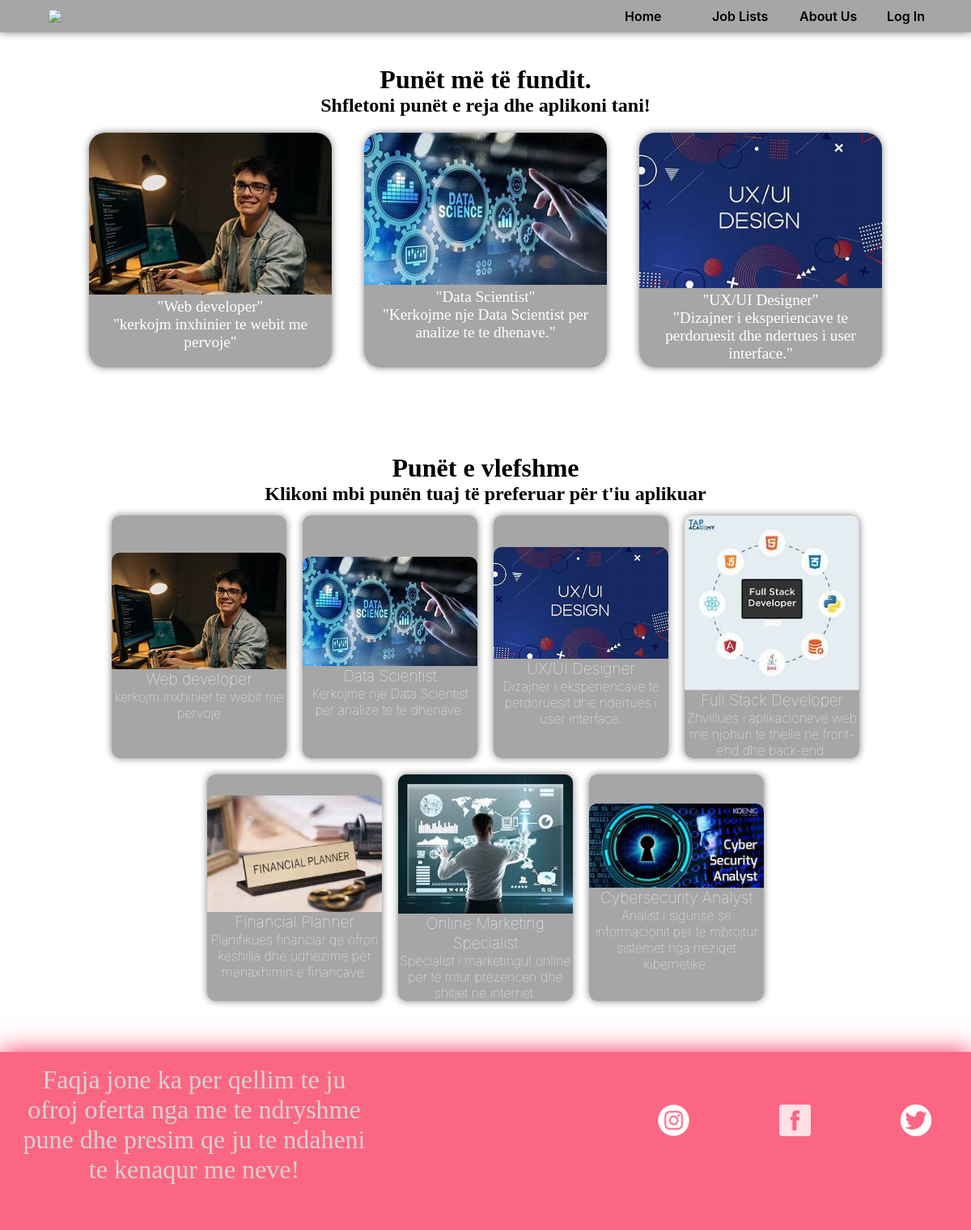
Screenshot of /Presantation/job.php with the database file from the repository.
### tables this page shows
CREATE TABLE `puna` (
  `puna_id` int(255) NOT NULL,
  `emripuna` varchar(255) NOT NULL,
  `pershkrimi` varchar(255) NOT NULL,
  `fotoprod` varchar(255) NOT NULL
);

### DataAccessLayer/Database.php (called while the page is built, shortened)
<?php
class DatabaseConfig{
    private $connection;
    private $host = "localhost";
    private $dbname = "tin";
    protected function getConnection(){
        return $this->connection;
    }
    private function createConnection(){
        try{
            $this->connection = new PDO("mysql:host=$this->host;dbname=$this->dbname", "root", "");
        }catch(PDOException $e){
            print "Error!: " . $e->getMessage() . "<br/>";
            die();
        }
    }
}

### BussinessLogicLayer/JobMapper.php (called while the page is built, shortened)
<?php
require_once "Database.php";
class JobMapper extends DatabaseConfig implements JobRepository {
    private $connection;
    public function __construct(){
        $this->connection = $this->getConnection();
    }
    public function getAllJobs(){
        $this->query = "select * from puna";
        $statement = $this->connection->prepare($this->query);
        $statement->execute();
        $result = $statement->fetchAll(PDO::FETCH_ASSOC);
        return $result;
    }
}
?>

### Presantation/job.php (the view, shortened to what this page needs)
<?php
include 'components/header.php';
include_once 'logic/JobMapper.php';
$mapper = new JobMapper();
$jobs = $mapper->getAllJobs();
?>
<div class="main-prod">
<div class="mainnalt-prod">
        <h1>Punët më të fundit.</h1>
        <h2>Shfletoni punët e reja dhe aplikoni tani!</h2>
    </div>
    <ul>
        <?php for ($i = 0; $i < min(3, count($jobs)); $i++) { ?>
            <?php $pid = $jobs[$i]['puna_id']; ?>
            <li>
                <img src="<?php echo $jobs[$i]['fotoprod']; ?>">
                <a href="<?php echo "afterbuying.php?pid=$pid" ?>">
                    <h3>"<?php echo $jobs[$i]['emripuna']; ?>"</h3>
                    <h4>"<?php echo $jobs[$i]['pershkrimi']; ?>"</h4>
                </a>
            </li>
        <?php } ?>
    </ul>
</div>
<div class="mainbottom-prod">
    <div class="bottomupi">
        <h1>Punët e vlefshme</h1>
        <h2>Klikoni mbi punën tuaj të preferuar për t'iu aplikuar</h2>
    </div>
    <ul>
        <?php foreach ($jobs as $job) { ?>
            <li>
                <?php $pid = $job['puna_id']; ?>
                <img src="<?php echo $job['fotoprod']; ?>">
                <a href="<?php echo "afterbuying.php?pid=$pid" ?>">
                    <h3><?php echo $job['emripuna']; ?> </h3>
                    <h4><?php echo $job['pershkrimi']; ?></h4>
                </a>
            </li>
        <?php } ?>
    </ul>
</div>
<?php include 'components/footer.php' ?>

### Presantation/style.css (style rules this page uses)
* { padding: 0; margin: 0; }
body { background-image: url("../images/background1.jpg"); }
ul { display: flex; list-style-type: none; flex-wrap: nowrap; }
.main-prod { min-height:500px; width: 100%; display: flex; flex-direction: column; align-items:center ; }
.mainnalt-prod { margin-top: 40px; text-align: center; }
.main-prod ul { display: flex; flex-direction: row; justify-content: center; min-height: 330px; width: 100%; }
.main-prod li { text-align: center; width: 25%; margin: 20px; background-color:rgba(128, 128, 128, 0.7); box-shadow: 0 0 10px rgb(128 128 128); border-radius: 20px; }
.main-prod h3 { font-weight: lighter; font-size: larger; color: white; }
.main-prod h4 { font-weight: lighter; font-size: larger; color: white; }
.main-prod li img { width: 100%; border-top-left-radius:20px; border-top-right-radius: 20px; }
.main-prod li a { text-decoration: none; }
.mainbottom-prod { min-height: 350px; width: 100%; display: flex; flex-direction: column; align-items: center; margin-bottom: 50px; }
.bottomupi { text-align: center; margin-top: 20px; }
.mainbottom-prod ul { display: flex; flex-direction: row; justify-content: center; width: 90%; min-height: 200px; margin: 3px; flex-wrap: wrap; }
.mainbottom-prod ul li { display: flex; width: 20%; flex-direction: column; justify-content: center; align-items: center; margin: 10px; background-color:rgba(128, 128, 128, 0.7) ; border-radius: 10px; box-shadow: 0 0 10px rgb(128 128 128); }
.mainbottom-prod ul li >img { width: 100%; border-top-left-radius: 10px; border-top-right-radius: 10px; }
.mainbottom-prod ul li a { text-decoration: none; text-align: center; color: white; font-family: -apple-system, BlinkMacSystemFont, 'Segoe UI', Roboto, Oxygen, Ubuntu, Cantarell, 'Open Sans', 'Helvetica Neue', sans-serif; }
.mainbottom-prod ul li a h3 { font-weight: lighter; font-size: larger; }
.mainbottom-prod ul li a h4 { font-weight: lighter; }

### rows the page displays
puna: fotoprod (picture), emripuna "Web developer", pershkrimi "kerkojm inxhinier te webit me pervoje"
puna: fotoprod (picture), emripuna "Data Scientist", pershkrimi "Kerkojme nje Data Scientist per analize te te dhenave."
puna: fotoprod (picture), emripuna "UX/UI Designer", pershkrimi "Dizajner i eksperiencave te perdoruesit dhe ndertues i user interface."
puna: fotoprod (picture), emripuna "Full Stack Developer", pershkrimi "Zhvillues i aplikacioneve web me njohuri te thelle ne front-end dhe back-end."
puna: fotoprod (picture), emripuna "Financial Planner", pershkrimi "Planifikues financiar qe ofron keshilla dhe udhezime per menaxhimin e financave."
puna: fotoprod (picture), emripuna "Online Marketing Specialist", pershkrimi "Specialist i marketingut online per te rritur prezencen dhe shitjet ne internet."
puna: fotoprod (picture), emripuna "Cybersecurity Analyst", pershkrimi "Analist i sigurise se informacionit per te mbrojtur sistemet nga rreziqet kibernetike."
